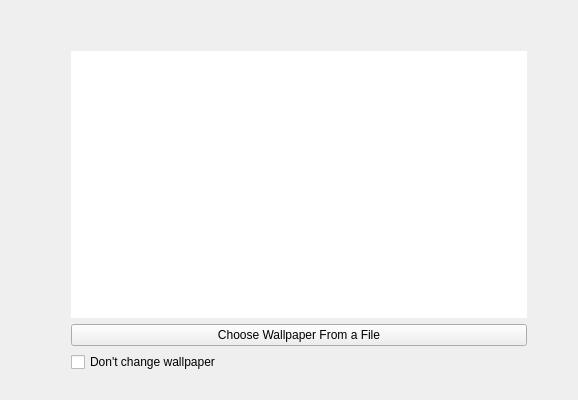
<?xml version="1.0" encoding="UTF-8"?>
<ui version="4.0">
 <class>wallpaperWidget</class>
 <widget class="QWidget" name="wallpaperWidget">
  <property name="geometry">
   <rect>
    <x>0</x>
    <y>0</y>
    <width>578</width>
    <height>400</height>
   </rect>
  </property>
  <property name="windowTitle">
   <string>Wallpaper</string>
  </property>
  <layout class="QGridLayout" name="gridLayout">
   <item row="0" column="0">
    <spacer name="horizontalSpacer">
     <property name="orientation">
      <enum>Qt::Horizontal</enum>
     </property>
     <property name="sizeType">
      <enum>QSizePolicy::Fixed</enum>
     </property>
     <property name="sizeHint" stdset="0">
      <size>
       <width>40</width>
       <height>20</height>
      </size>
     </property>
    </spacer>
   </item>
   <item row="0" column="2">
    <spacer name="verticalSpacer">
     <property name="orientation">
      <enum>Qt::Vertical</enum>
     </property>
     <property name="sizeType">
      <enum>QSizePolicy::Fixed</enum>
     </property>
     <property name="sizeHint" stdset="0">
      <size>
       <width>20</width>
       <height>40</height>
      </size>
     </property>
    </spacer>
   </item>
   <item row="0" column="3">
    <spacer name="horizontalSpacer_2">
     <property name="orientation">
      <enum>Qt::Horizontal</enum>
     </property>
     <property name="sizeType">
      <enum>QSizePolicy::Fixed</enum>
     </property>
     <property name="sizeHint" stdset="0">
      <size>
       <width>40</width>
       <height>20</height>
      </size>
     </property>
    </spacer>
   </item>
   <item row="1" column="2">
    <layout class="QVBoxLayout" name="verticalLayout">
     <item>
      <widget class="QListWidget" name="listWallpaper">
       <property name="frameShape">
        <enum>QFrame::NoFrame</enum>
       </property>
      </widget>
     </item>
     <item>
      <widget class="QPushButton" name="buttonChooseWp">
       <property name="styleSheet">
        <string notr="true"/>
       </property>
       <property name="text">
        <string>Choose Wallpaper From a File</string>
       </property>
      </widget>
     </item>
     <item>
      <widget class="QCheckBox" name="checkBox">
       <property name="styleSheet">
        <string notr="true">color:black</string>
       </property>
       <property name="text">
        <string>Don't change wallpaper</string>
       </property>
      </widget>
     </item>
    </layout>
   </item>
   <item row="2" column="1">
    <spacer name="verticalSpacer_2">
     <property name="orientation">
      <enum>Qt::Vertical</enum>
     </property>
     <property name="sizeType">
      <enum>QSizePolicy::Fixed</enum>
     </property>
     <property name="sizeHint" stdset="0">
      <size>
       <width>20</width>
       <height>17</height>
      </size>
     </property>
    </spacer>
   </item>
  </layout>
 </widget>
 <resources/>
 <connections/>
</ui>
